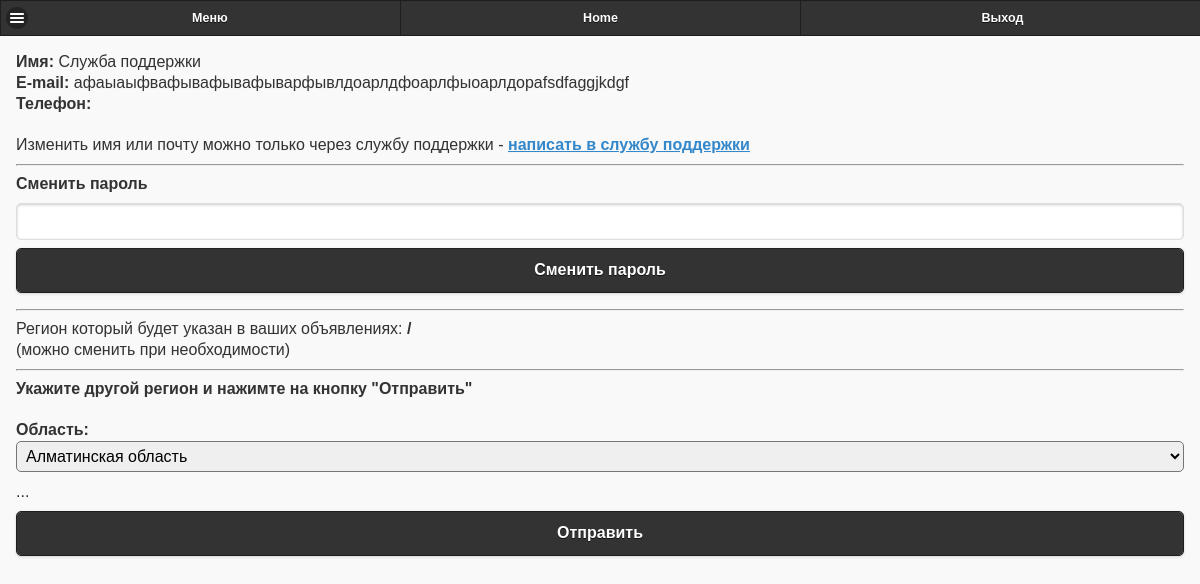
The page /mobile/cabinet/profile.php (signed in) on the database its author committed.
### tables this page shows
CREATE TABLE `user` (
  `id` int(11) NOT NULL AUTO_INCREMENT,
  `date` int(11) NOT NULL,
  `name` text NOT NULL,
  `email` text NOT NULL,
  `phone` text NOT NULL,
  `region` text NOT NULL,
  `city` text NOT NULL,
  `pass` text NOT NULL,
  `status` int(11) NOT NULL,
  `mail_status` int(11) NOT NULL,
  PRIMARY KEY (`id`)
);

### classes/db.php (called while the page is built, shortened)
<?php
class Database{
	public function db_connect(){
		$this->conn = mysqli_connect(HOST, USER_NAME, USER_PASS, DB_NAME);
	}
	public function db_select($table_name,$sql_param){
		$conn= $this->conn;
		$sql = "SELECT * FROM ".$table_name." ".$sql_param;
		$result = mysqli_query($conn, $sql);
		if (mysqli_num_rows($result) > 0) {
			while($row = mysqli_fetch_assoc($result)) {
				$rows[]=$row;
			}
		}
		return $rows;
	}
}
?>

### mobile/tools/region/reg/index.php (the view, shortened to what this page needs)
<?php
$type= 2;
$cats=$db->db_select("regions", "WHERE type='$type' AND parent_id=''");
$cats_count=count($cats);
echo "
<b>Область:</b> <br>
<select id='lev1' data-role='none' class='settings_select' name='region' required>";
for($i=0;$i<$cats_count;$i++){
	echo "<option value='".$cats[$i]['id']."'>".$cats[$i]['cat']."</option>";
}
echo "</select>";
?>
<div id='information_reg'></div>

### mobile/cabinet/profile.php (shortened to what this page needs)
<html>
    <head>
        <link rel="stylesheet" href="../css/jquery.mobile-1.4.5.min.css" />
        <link rel="stylesheet" href="../css/jqm-demos.css" />
		<link rel="stylesheet" href="../css/style.css" />
    </head>
<body >
<div data-role="page"  style="min-height: 613px;">
<div data-role="header" data-theme="b" data-position="fixed">
  <div data-role="navbar">
	<ul>
		<li>
            <a href="#leftpanel1" data-theme="b" class=" ui-icon-bars ui-btn-icon-left ">Меню</a>
        </li>
        <li>
            <a href="../index.php" data-theme="b" rel="external" class="">Home</a>
        </li>
        <li>
				<a href='../../logout_mob.php' rel='external' data-position-to='window' class='' data-transition='pop'>Выход</a>
        </li>
	</ul>
  </div>
</div>
<div role="main" class="ui-content grid" >
<?php
$db=new Database();
$url= "http://".$_SERVER['SERVER_NAME'];
$user_id=$_COOKIE['id'];
$arr_db= $db->db_select("user","WHERE id='$user_id'");
$region=$db->get_region_by_id($arr_db[0]['region']);
$city=$db->get_region_by_id($arr_db[0]['city']);
echo "
<form action='profile.php' method='post'  data-ajax='false'>
	<b>Имя: </b>".$arr_db[0]['name']." <br>
	<b>E-mail: </b>".$arr_db[0]['email']." <br>
	<b>Телефон: </b>".$arr_db[0]['phone']." <br>
	<br>
	<font class='warning_st1'>Изменить имя или почту можно только через службу поддержки</font> - <font class='info_st1'><a href='".$url."/cabinet/massages.php?to=000&ads=000'>написать в службу поддержки</a></font>
		<hr>
	<b>Сменить пароль</b>
	<br>
	<input class='input_st1' type='text' size='10' name='pass' value=''>
	<input class='submit_st1' type='submit' data-theme='b' value='Сменить пароль'>
	</form>
	<form action='profile.php' method='post' data-ajax='false'>
	<hr>
	<font class='info_st1'>Регион который будет указан в ваших объявлениях: <strong>".$region."/ ".$city."</strong> </font><br />
	<font class='warning_st1'>(можно сменить при необходимости)</font>
	<hr>
	<b>Укажите другой регион и нажимте на кнопку \"Отправить\"</b><br><br>
	";
	include('../tools/region/reg/index.php');
echo "
<input  class='submit_st1'  type='submit' data-theme='b' value='Отправить'>
</form>
</div></div>
";
?>
</body>
</html>

### mobile/css/style.css (style rules this page uses)
.settings_select { width:100%; padding:5px; border-radius:5px; margin-bottom:10px; }
input { padding: .8em; }

### rows shown on the page
user: name "Служба поддержки", email "афаыаыфвафывафывафыварфывлдоарлдфоарлфыоарлдорafsdfaggjkdgf"

### other values the page prints
form field region "Алматинская область"
